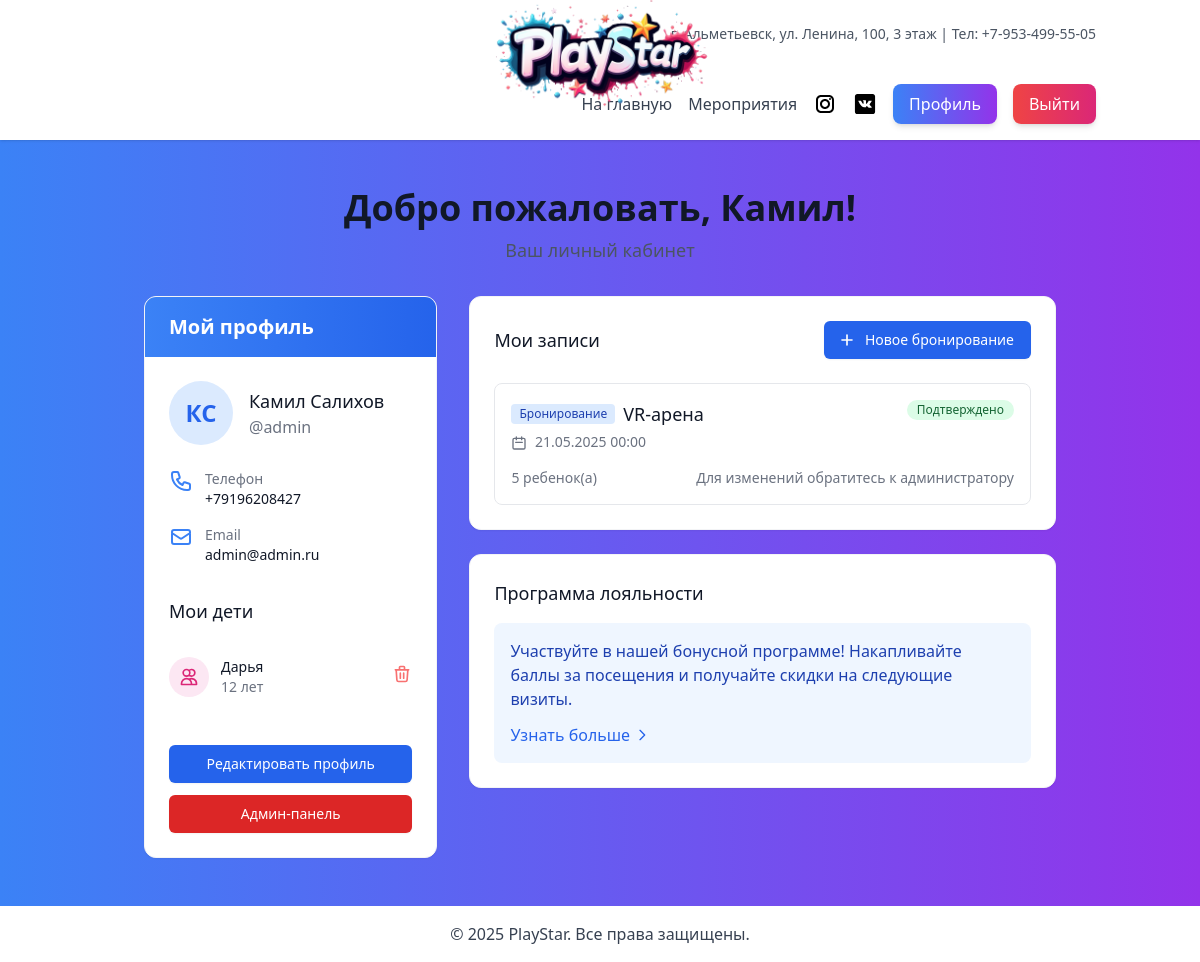
/accounts/profile/ (signed in), run on the app's committed database.
### main/models.py (models this page shows, shortened)
class CustomUser(AbstractUser):
    ROLE_CHOICES = [
        ('CLIENT', 'Клиент'),
        ('STAFF', 'Сотрудник'),
        ('MANAGER', 'Менеджер'),
        ('ADMIN', 'Администратор'),
    ]
    phone_number = models.CharField(max_length=15, unique=True, verbose_name="Номер телефона")
    role = models.CharField(
        max_length=10,
        choices=ROLE_CHOICES,
        default='CLIENT',
        verbose_name='Роль'
    )
    email = models.EmailField(unique=True, verbose_name="Email")

class Child(models.Model):
    GENDER_CHOICES = [
        ('M', 'Мальчик'),
        ('F', 'Девочка'),
    ]
    profile = models.ForeignKey(Profile, on_delete=models.CASCADE, related_name='children')
    name = models.CharField(max_length=100, verbose_name="Имя ребенка")
    age = models.PositiveIntegerField(verbose_name="Возраст ребенка")
    birthdate = models.DateField(verbose_name="Дата рождения", blank=True, null=True)
    gender = models.CharField(
        max_length=1,
        choices=GENDER_CHOICES,
        verbose_name="Пол",
        blank=True,
        null=True
    )
    class Meta:
        verbose_name = "Ребенок"
        verbose_name_plural = "Дети"

### bookings/models.py (models this page shows, shortened)
class Booking(models.Model):
    STATUS_CHOICES = [
        ('pending', 'На модерации'),
        ('approved', 'Подтверждено'),
        ('rejected', 'Отклонено'),
        ('completed', 'Завершено')
    ]
    user = models.ForeignKey(settings.AUTH_USER_MODEL, on_delete=models.CASCADE)
    event_name = models.CharField(max_length=255)
    booking_date = models.DateTimeField(auto_now_add=True)
    event_date = models.DateTimeField()
    children_count = models.PositiveIntegerField(
        'Количество детей',
        default=1,
        validators=[MinValueValidator(1)]
    )
    comment = models.TextField('Комментарий', blank=True, null=True)
    status = models.CharField(max_length=20, choices=STATUS_CHOICES, default='pending')
    prepayment = models.BooleanField(default=False)
    prepayment_amount = models.DecimalField(
        max_digits=10,
        decimal_places=2,
        default=Decimal('1000.00'),
        editable=False
    )
    paid_amount = models.DecimalField(
        max_digits=10,
        decimal_places=2,
        default=Decimal('0.00'),
        validators=[MinValueValidator(0)]
    )
    class Meta:
        verbose_name = 'Бронирование'
        verbose_name_plural = 'Бронирования'

### accounts/views.py (the view)
# urls.py: path('profile/', profile, name='profile'),
@login_required
def profile(request):
    user = request.user
    Profile.objects.get_or_create(user=user)
    context = {
        'user': user,
        'bookings': Booking.objects.filter(user=user).order_by('-booking_date')[:5],
        'user_events': Event.objects.filter(booking__user=user)
                       .select_related('booking')
                       .order_by('-date')[:5],
    }
    return render(request, 'accounts/profile.html', context)

### main/templatetags/group_check.py (called while the page is built)
@register.filter(name='has_group')
def has_group(user, group_name):
    if hasattr(user, 'groups'):
        return user.groups.filter(name=group_name).exists()
    return False

### accounts/templates/accounts/profile.html (shortened to what this page needs)
{% extends 'base.html' %}
{% load group_check %}
{% block content %}
<div class="max-w-7xl mx-auto px-4 sm:px-6 lg:px-8">
    <div class="mb-8 text-center">
        <h1 class="text-4xl font-bold text-gray-900 mb-2">Добро пожаловать, {{ user.first_name }}!</h1>
        <p class="text-lg text-gray-600">Ваш личный кабинет</p>
    </div>
    <div class="flex flex-col lg:flex-row gap-8">
        <div class="w-full lg:w-1/3 bg-white rounded-xl shadow-sm border border-gray-100 overflow-hidden">
            <div class="bg-gradient-to-r from-blue-500 to-blue-600 px-6 py-4">
                <h2 class="text-xl font-semibold text-white">Мой профиль</h2>
            </div>
            <div class="p-6">
                <div class="flex items-center space-x-4 mb-6">
                    <div class="flex-shrink-0">
                        <div class="h-16 w-16 rounded-full bg-blue-100 flex items-center justify-center text-blue-600 text-2xl font-bold">
                            {{ user.first_name|first|upper }}{{ user.last_name|first|upper }}
                        </div>
                    </div>
                    <div>
                        <h3 class="text-lg font-medium text-gray-900">{{ user.first_name }} {{ user.last_name }}</h3>
                        <p class="text-gray-500">@{{ user.username }}</p>
                    </div>
                </div>
                <div class="space-y-4">
                    <div class="flex items-start">
                        <div class="flex-shrink-0 h-6 w-6 text-blue-500">
                        </div>
                        <div class="ml-3">
                            <p class="text-sm font-medium text-gray-500">Телефон</p>
                            <p class="text-sm text-gray-900">{{ user.phone_number }}</p>
                        </div>
                    </div>
                    <div class="flex items-start">
                        <div class="flex-shrink-0 h-6 w-6 text-blue-500">
                            <svg xmlns="http://www.w3.org/2000/svg" fill="none" viewBox="0 0 24 24" stroke="currentColor">
                                <path stroke-linecap="round" stroke-linejoin="round" stroke-width="2" d="M3 8l7.89 5.26a2 2 0 002.22 0L21 8M5 19h14a2 2 0 002-2V7a2 2 0 00-2-2H5a2 2 0 00-2 2v10a2 2 0 002 2z" />
                            </svg>
                        </div>
                        <div class="ml-3">
                            <p class="text-sm font-medium text-gray-500">Email</p>
                            <p class="text-sm text-gray-900">{{ user.email }}</p>
                        </div>
                    </div>
                </div>
                <div class="mt-8">
                    <h4 class="text-lg font-medium text-gray-900 mb-4">Мои дети</h4>
                    {% if user.profile.children.all %}
                        <ul class="divide-y divide-gray-200">
                            {% for child in user.profile.children.all %}
                                <li class="py-4 flex justify-between items-center">
                                    <div class="flex items-center">
                                        <div class="flex-shrink-0 h-10 w-10 rounded-full bg-pink-100 flex items-center justify-center text-pink-600">
                                            <svg xmlns="http://www.w3.org/2000/svg" class="h-5 w-5" fill="none" viewBox="0 0 24 24" stroke="currentColor">
                                                <path stroke-linecap="round" stroke-linejoin="round" stroke-width="2" d="M12 4.354a4 4 0 110 5.292M15 21H3v-1a6 6 0 0112 0v1zm0 0h6v-1a6 6 0 00-9-5.197M13 7a4 4 0 11-8 0 4 4 0 018 0z" />
                                            </svg>
                                        </div>
                                        <div class="ml-3">
                                            <p class="text-sm font-medium text-gray-900">{{ child.name }}</p>
                                            <p class="text-sm text-gray-500">{{ child.age }} лет</p>
                                        </div>
                                    </div>
                                    <form action="{% url 'accounts:delete_child' child.id %}" method="post">
                                        <button type="submit" class="text-red-400 hover:text-red-600">
                                            <svg xmlns="http://www.w3.org/2000/svg" class="h-5 w-5" fill="none" viewBox="0 0 24 24" stroke="currentColor">
                                                <path stroke-linecap="round" stroke-linejoin="round" stroke-width="2" d="M19 7l-.867 12.142A2 2 0 0116.138 21H7.862a2 2 0 01-1.995-1.858L5 7m5 4v6m4-6v6m1-10V4a1 1 0 00-1-1h-4a1 1 0 00-1 1v3M4 7h16" />
                                            </svg>
                                        </button>
                                    </form>
                                </li>
                            {% endfor %}
                        </ul>
                    {% else %}
                        <p class="text-sm text-gray-500">Дети не добавлены</p>
                    {% endif %}
                </div>
                <div class="mt-8 space-y-3">
                    <a href="{% url 'accounts:profile_edit' %}" class="w-full flex items-center justify-center px-4 py-2 border border-transparent rounded-md shadow-sm text-sm font-medium text-white bg-blue-600 hover:bg-blue-700">
                        Редактировать профиль
                    </a>
                    {% if user.is_authenticated %}
                        {% if user|has_group:'Admin' or user.is_superuser %}
                            <a href="{% url 'admin_dashboard' %}" class="w-full flex items-center justify-center px-4 py-2 border border-transparent rounded-md shadow-sm text-sm font-medium text-white bg-red-600 hover:bg-red-700">
                                Админ-панель
                            </a>
                        {% elif user|has_group:'Manager' %}
                            <a href="{% url 'manager_dashboard' %}" class="w-full flex items-center justify-center px-4 py-2 border border-transparent rounded-md shadow-sm text-sm font-medium text-white bg-yellow-600 hover:bg-yellow-700">
                                Панель менеджера
                            </a>
                        {% elif user|has_group:'Staff' %}
                            <a href="{% url 'employee_dashboard' %}" class="w-full flex items-center justify-center px-4 py-2 border border-transparent rounded-md shadow-sm text-sm font-medium text-white bg-green-600 hover:bg-green-700">
                                Панель сотрудника
                            </a>
                        {% endif %}
                    {% endif %}
                </div>
            </div>
        </div>
        <div class="w-full lg:w-2/3 space-y-6">
            <div class="bg-white rounded-xl shadow-sm border border-gray-100 overflow-hidden">
                <div class="p-6">
                    <div class="flex justify-between items-center mb-6">
                        <h3 class="text-lg font-medium text-gray-900">Мои записи</h3>
                        <button onclick="openBookingModal()" class="inline-flex items-center px-4 py-2 border border-transparent text-sm font-medium rounded-md shadow-sm text-white bg-blue-600 hover:bg-blue-700">
                            <svg xmlns="http://www.w3.org/2000/svg" class="-ml-1 mr-2 h-5 w-5" fill="none" viewBox="0 0 24 24" stroke="currentColor">
                                <path stroke-linecap="round" stroke-linejoin="round" stroke-width="2" d="M12 6v6m0 0v6m0-6h6m-6 0H6" />
                            </svg>
                            Новое бронирование
                        </button>
                    </div>
                    {% if bookings or user_events %}
                        <div class="space-y-4">
                            {% for booking in bookings %}
                            <div class="border border-gray-200 rounded-lg p-4 hover:shadow-md transition-shadow">
                                <div class="flex justify-between items-start">
                                    <div>
                                        <div class="flex items-center mb-1">
                                            <span class="bg-blue-100 text-blue-800 text-xs font-medium px-2 py-0.5 rounded mr-2">
                                                Бронирование
                                            </span>
                                            <h4 class="text-lg font-medium text-gray-900">{{ booking.event_name }}</h4>
                                        </div>
                                        <div class="text-sm text-gray-500 mb-2">
                                            <svg xmlns="http://www.w3.org/2000/svg" class="inline h-4 w-4 mr-1" fill="none" viewBox="0 0 24 24" stroke="currentColor">
                                                <path stroke-linecap="round" stroke-linejoin="round" stroke-width="2" d="M8 7V3m8 4V3m-9 8h10M5 21h14a2 2 0 002-2V7a2 2 0 00-2-2H5a2 2 0 00-2 2v12a2 2 0 002 2z" />
                                            </svg>
                                            {{ booking.event_date|date:"d.m.Y H:i" }}
                                        </div>
                                    </div>
                                    <div class="flex items-center">
                                        <span class="inline-flex items-center px-2.5 py-0.5 rounded-full text-xs font-medium
                                            {% if booking.status == 'approved' %}bg-green-100 text-green-800
                                            {% elif booking.status == 'pending' %}bg-yellow-100 text-yellow-800
                                            {% elif booking.status == 'rejected' %}bg-red-100 text-red-800
                                            {% else %}bg-gray-100 text-gray-800{% endif %}">
                                            {{ booking.get_status_display }}
                                        </span>
                                    </div>
                                </div>
                                <div class="flex justify-between items-center mt-2">
                                    <div class="text-sm text-gray-500">
                                        <span class="font-medium">{{ booking.children_count }}</span> ребенок(а)
                                    </div>
                                    <div class="flex space-x-2">
                                        {% if booking.status == 'pending' %}
                                            <form action="{% url 'delete_booking' booking.id %}" method="post" class="delete-booking-form">
                                                {% csrf_token %}
                                                <button type="submit" class="text-red-600 hover:text-red-900 text-sm">
                                                    Удалить
                                                </button>
                                            </form>
                                        {% else %}
                                            <span class="text-gray-500 text-sm">Для изменений обратитесь к администратору</span>
                                        {% endif %}
                                    </div>
                                </div>
                            </div>
                            {% endfor %}
                        </div>
                    {% endif %}
                </div>
            </div>
            <div class="bg-white rounded-xl shadow-sm border border-gray-100 overflow-hidden">
                <div class="p-6">
                    <h3 class="text-lg font-medium text-gray-900 mb-4">Программа лояльности</h3>
                    <div class="bg-blue-50 p-4 rounded-lg">
                        <p class="text-blue-800">
                            Участвуйте в нашей бонусной программе! Накапливайте баллы за посещения
                            и получайте скидки на следующие визиты.
                        </p>
                        <a href="#" class="mt-3 inline-flex items-center text-blue-600 hover:text-blue-800">
                            Узнать больше
                            <svg xmlns="http://www.w3.org/2000/svg" class="ml-1 h-4 w-4" fill="none" viewBox="0 0 24 24" stroke="currentColor">
                                <path stroke-linecap="round" stroke-linejoin="round" stroke-width="2" d="M9 5l7 7-7 7" />
                            </svg>
                        </a>
                    </div>
                </div>
            </div>
        </div>
    </div>
</div>
{% endblock %}

### data on the page
CustomUser: first_name "Камил", first_name|first "К", last_name|first "С", last_name "Салихов", username "admin", phone_number "+79196208427", email "admin@admin.ru"
Child: name "Дарья", age "12"
Booking: event_name "VR-арена", event_date "21.05.2025 00:00", status "Подтверждено", children_count "5", shows "Для изменений обратитесь к администратору"
